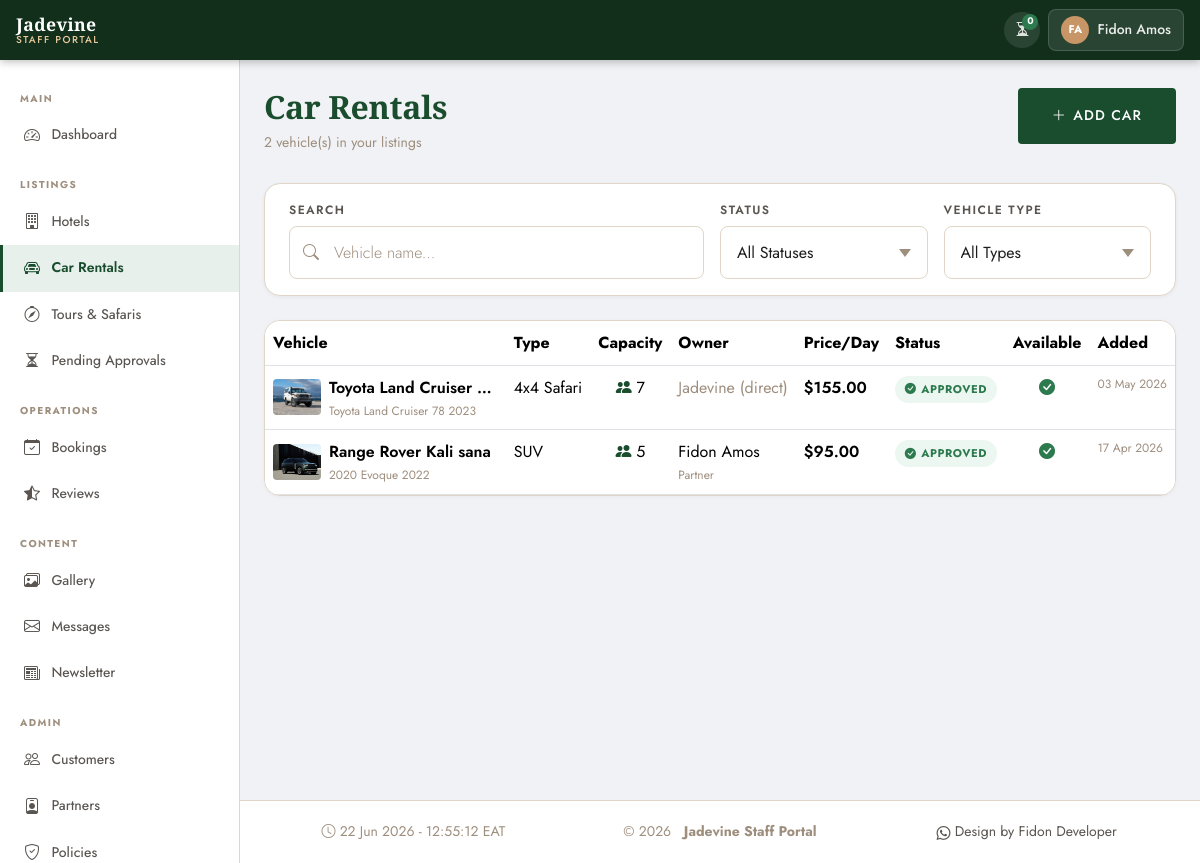
The page /portal/cars/ (signed in) on the database as committed earlier.
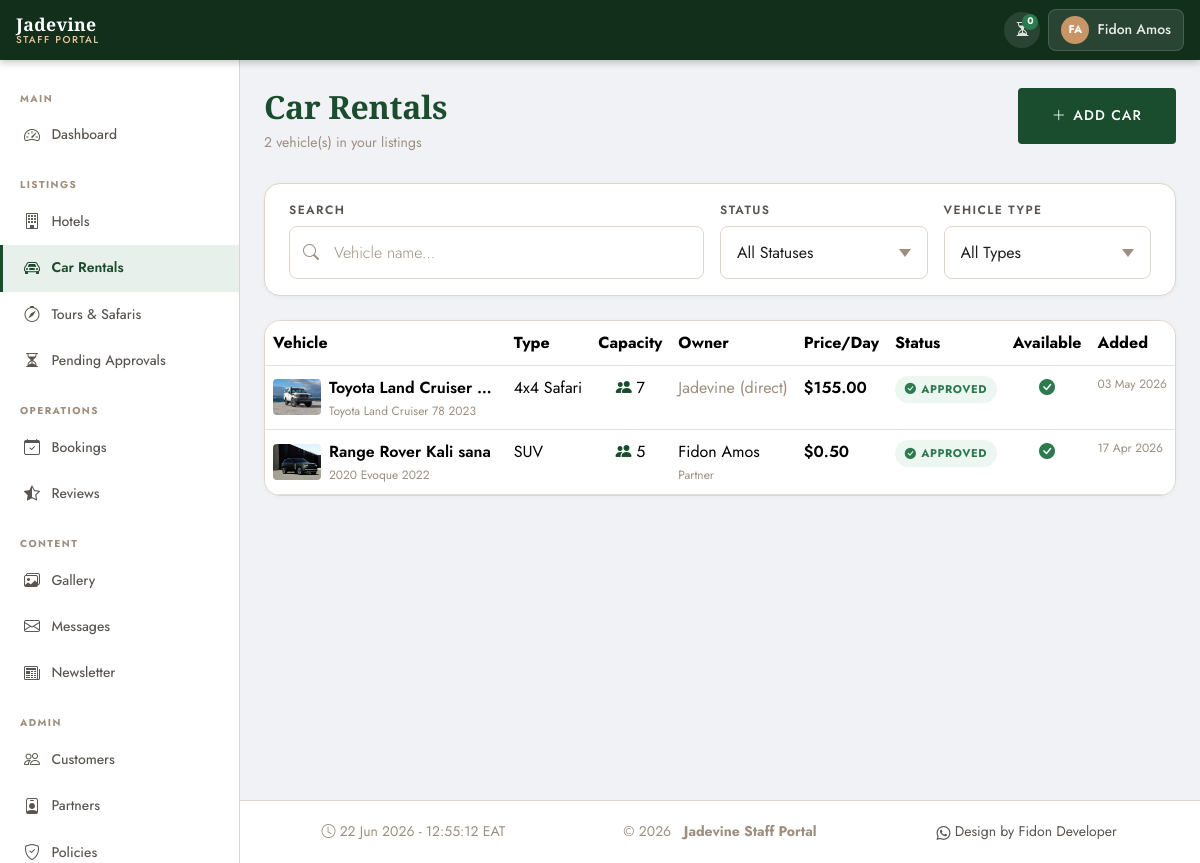
The same page on the database as committed later.
### apps/cars/models.py (models this page shows, shortened)
class CarRental(models.Model):
    VEHICLE_TYPE_CHOICES = [
        ('sedan', _('Sedan')),
        ('suv', _('SUV')),
        ('minibus', _('Minibus')),
        ('4x4', _('4x4 Safari')),
        ('van', _('Van')),
    ]
    FUEL_CHOICES = [
        ('petrol', _('Petrol')),
        ('diesel', _('Diesel')),
    ]
    TRANSMISSION_CHOICES = [
        ('manual', _('Manual')),
        ('automatic', _('Automatic')),
    ]
    APPROVAL_CHOICES = [
        ('pending', _('Pending Review')),
        ('approved', _('Approved')),
        ('rejected', _('Rejected')),
    ]
    name = models.CharField(max_length=200, verbose_name=_('Vehicle Name'))
    slug = models.SlugField(unique=True, blank=True)
    vehicle_type = models.CharField(
        max_length=10, choices=VEHICLE_TYPE_CHOICES, verbose_name=_('Vehicle Type')
    )
    make = models.CharField(max_length=100, verbose_name=_('Make'))
    model = models.CharField(max_length=100, verbose_name=_('Model'))
    year = models.PositiveIntegerField(verbose_name=_('Year'))
    capacity = models.PositiveIntegerField(verbose_name=_('Passenger Capacity'))
    fuel_type = models.CharField(max_length=10, choices=FUEL_CHOICES)
    transmission = models.CharField(max_length=10, choices=TRANSMISSION_CHOICES)
    price_per_day = models.DecimalField(
        max_digits=10, decimal_places=2, verbose_name=_('Price Per Day (USD)')
    )
    offers_self_drive = models.BooleanField(default=False, verbose_name=_('Offers Self-Drive'))
    offers_driver = models.BooleanField(default=True, verbose_name=_('Offers Driver'))
    driver_speaks_en = models.BooleanField(default=True, verbose_name=_('Driver Speaks English'))
    driver_speaks_fr = models.BooleanField(default=False, verbose_name=_('Driver Speaks French'))
    pickup_locations = models.JSONField(
        default=list,
        verbose_name=_('Pickup Locations'),
        help_text=_('List of location names e.g. ["Zanzibar Airport", "Stone Town"]')
    )
    description_en = models.TextField(blank=True, null=True)
    description_fr = models.TextField(blank=True, null=True)
    description_ru = models.TextField(blank=True, null=True)
    created_by = models.ForeignKey(
        settings.AUTH_USER_MODEL,
        on_delete=models.SET_NULL,
        null=True, blank=True,
        related_name='cars_created',
    )
    approval_status = models.CharField(
        max_length=10, choices=APPROVAL_CHOICES, default='pending'
    )
    rejection_reason = models.TextField(blank=True, null=True)
    is_available = models.BooleanField(
        default=True,
        verbose_name=_('Available for Booking'),
        help_text=_('Toggle off during maintenance')
    )
    is_active = models.BooleanField(
        default=False,
        verbose_name=_('Active / Visible'),
    )
    discount_percent = models.PositiveSmallIntegerField(
        default=0,
        verbose_name=_('Discount (%)'),
    )
    discount_expires_at = models.DateTimeField(blank=True, null=True)
    is_refundable = models.BooleanField(
        default=True,
        verbose_name=_('Refundable'),
    )
    allows_pay_on_arrival = models.BooleanField(
        default=True,
        verbose_name=_('Allows Pay on Arrival'),
    )
    allows_pets = models.BooleanField(
        default=False,
        verbose_name=_('Pets Allowed'),
        help_text=_('If unchecked, pets are not permitted in this vehicle.')
    )
    created_at = models.DateTimeField(auto_now_add=True)
    updated_at = models.DateTimeField(auto_now=True)
    class Meta:
        verbose_name = _('Car Rental')
        verbose_name_plural = _('Car Rentals')
        ordering = ['-created_at']
    @property
    def cover_photo(self):
        return self.photos.filter(is_cover=True).first() or self.photos.first()

class CarPhoto(models.Model):
    car = models.ForeignKey(CarRental, on_delete=models.CASCADE, related_name='photos')
    image = models.ImageField(upload_to='cars/photos/')
    is_cover = models.BooleanField(default=False)
    order = models.PositiveIntegerField(default=0)
    class Meta:
        ordering = ['order']

### apps/accounts/models.py (models this page shows, shortened)
class CustomUser(AbstractUser):
    LANGUAGE_CHOICES = [
        ('en', 'English'),
        ('fr', 'Français'),
        ('ru', 'Русский'),
    ]
    phone = models.CharField(
        max_length=20,
        blank=True,
        null=True,
        verbose_name=_('Phone Number'),
    )
    nationality = models.CharField(
        max_length=100,
        blank=True,
        null=True,
        verbose_name=_('Nationality'),
    )
    preferred_language = models.CharField(
        max_length=5,
        choices=LANGUAGE_CHOICES,
        default='en',
        verbose_name=_('Preferred Language'),
    )
    profile_photo = models.ImageField(
        upload_to='profiles/',
        blank=True,
        null=True,
        verbose_name=_('Profile Photo'),
    )
    class Meta:
        verbose_name = _('User')
        verbose_name_plural = _('Users')

### apps/portal/views/cars.py (the view)
# urls.py: path('cars/', PortalCarListView.as_view(), name='car_list'),
class PortalCarListView(PortalRequiredMixin, View):
    template_name = 'portal/portal_cars_list.html'
    def get(self, request):
        qs = get_accessible_cars(request.user).prefetch_related('photos')
        status_filter   = request.GET.get('status', '').strip()
        type_filter     = request.GET.get('vehicle_type', '').strip()
        search_query    = request.GET.get('q', '').strip()
        if status_filter:
            qs = qs.filter(approval_status=status_filter)
        if type_filter:
            qs = qs.filter(vehicle_type=type_filter)
        if search_query:
            qs = qs.filter(name__icontains=search_query)
        pending_count = get_accessible_cars(request.user).filter(
            approval_status='pending'
        ).count()
        context = {
            'cars': qs.order_by('-created_at'),
            'status_filter': status_filter,
            'type_filter': type_filter,
            'search_query': search_query,
            'pending_count': pending_count,
            'mini_admin': is_mini_admin(request.user),
            'vehicle_type_choices': CarRental.VEHICLE_TYPE_CHOICES,
        }
        return render(request, self.template_name, context)

### apps/core/context_processors.py (called while the page is built, shortened)
def seo(request):
    path = request.path
    public = is_public_i18n_path(path)
    has_query = bool(request.META.get('QUERY_STRING'))
    canonical = absolute_url(path)
    alternates = []
    x_default = None
    robots_index = public and not has_query
    return {
        'SEO': {
            'site_url': get_site_url(),
            'canonical_url': canonical,
            'hreflang_alternates': alternates,
            'hreflang_x_default': x_default,
            'robots_index': robots_index,
            'is_public': public,
            'og_locale': OG_LOCALE_MAP.get(getattr(request, 'LANGUAGE_CODE', 'en'), 'en_US'),
        },
        'GA4_MEASUREMENT_ID': getattr(settings, 'GA4_MEASUREMENT_ID', ''),
        'GSC_VERIFICATION': getattr(settings, 'GSC_VERIFICATION', ''),
    }

### apps/core/seo.py (called while the page is built)
def get_site_url():
    return settings.SITE_URL.rstrip('/')

def absolute_url(path):
    if not path:
        return get_site_url() + '/'
    if path.startswith(('http://', 'https://')):
        return path
    if not path.startswith('/'):
        path = '/' + path
    return get_site_url() + path

def is_public_i18n_path(path):
    return not any(path.startswith(p) for p in NON_PUBLIC_PREFIXES)

### templates/portal/portal_cars_list.html (shortened to what the changed rows need)
{% extends "portal/portal_base.html" %}
{% load static i18n %}
{% block page_title %}
  {% if pending_only %}{% trans "Pending Car Approvals" %}{% else %}{% trans "Car Rentals" %}{% endif %}
{% endblock %}
{% block extra_css %}
<link rel="stylesheet" href="{% static 'css/portal/portal_cars.css' %}">
{% endblock %}
{% block content %}
<div class="portal-table-wrap table-responsive">
  {% if cars %}
  <table id="cars-table" class="table mb-0" style="width:100%;">
    <thead>
      <tr>
        <th style="min-width: 150px;">{% trans "Vehicle" %}</th>
        <th>{% trans "Type" %}</th>
        <th>{% trans "Capacity" %}</th>
        {% if not mini_admin %}<th>{% trans "Owner" %}</th>{% endif %}
        <th>{% trans "Price/Day" %}</th>
        <th>{% trans "Status" %}</th>
        <th>{% trans "Available" %}</th>
        <th>{% trans "Added" %}</th>
      </tr>
    </thead>
    <tbody>
      {% for car in cars %}
      <tr>
        <td>
          <div class="d-flex align-items-center gap-2 text-truncate-container">
            {% if car.cover_photo %}
            <img src="{{ car.cover_photo.image.url }}" alt="{{ car.name }}"
                 class="car-thumb" loading="lazy">
            {% else %}
            <div class="car-thumb car-thumb--placeholder">
              <i class="bi bi-car-front"></i>
            </div>
            {% endif %}
            <div class="text-truncate-container">
              <div class="text-truncate-line" style="font-weight:600;" title="{{ car.name }}">{{ car.name }}</div>
              <div class="text-truncate-line" style="font-size:var(--text-xs);color:var(--color-muted);" title="{{ car.make }} {{ car.model }} {{ car.year }}">
                {{ car.make }} {{ car.model }} {{ car.year }}
              </div>
            </div>
          </div>
        </td>
        <td class="text-nowrap-custom">{{ car.get_vehicle_type_display }}</td>
        <td class="text-center"><i class="bi bi-people-fill" style="color:var(--color-primary);"></i> {{ car.capacity }}</td>
        {% if not mini_admin %}
        <td class="text-nowrap-custom">
          {% if car.created_by %}
            {{ car.created_by.get_full_name|default:car.created_by.username }}
            <span style="font-size:var(--text-xs);color:var(--color-muted);display:block;">{% trans "Partner" %}</span>
          {% else %}
            <span style="color:var(--color-muted);">{% trans "Jadevine (direct)" %}</span>
          {% endif %}
        </td>
        {% endif %}
        <td style="font-weight:600;">${{ car.price_per_day }}</td>
        <td>
          {% if car.approval_status == 'approved' %}
            <span class="approval-badge approval-badge--approved">
              <i class="bi bi-check-circle-fill"></i> {% trans "Approved" %}
            </span>
          {% elif car.approval_status == 'pending' %}
            <span class="approval-badge approval-badge--pending">
              <i class="bi bi-hourglass-split"></i> {% trans "Pending" %}
            </span>
          {% else %}
            <span class="approval-badge approval-badge--rejected">
              <i class="bi bi-x-circle-fill"></i> {% trans "Rejected" %}
            </span>
          {% endif %}
        </td>
        <td class="text-center">
          {% if car.is_available %}
            <i class="bi bi-check-circle-fill" style="color:var(--color-success);font-size:1rem;"></i>
          {% else %}
            <i class="bi bi-dash-circle" style="color:var(--color-muted);font-size:1rem;"></i>
          {% endif %}
        </td>
        <td style="color:var(--color-muted);font-size:var(--text-xs);" class="text-nowrap-custom">
          {{ car.created_at|date:"d M Y" }}
        </td>
      </tr>
      {% endfor %}
    </tbody>
  </table>
  {% endif %}
</div>
{% endblock %}

Rows that differ between the two databases and show on the page:
changed CarRental "Range Rover Kali sana": price_per_day "95.00" → "0.50"
